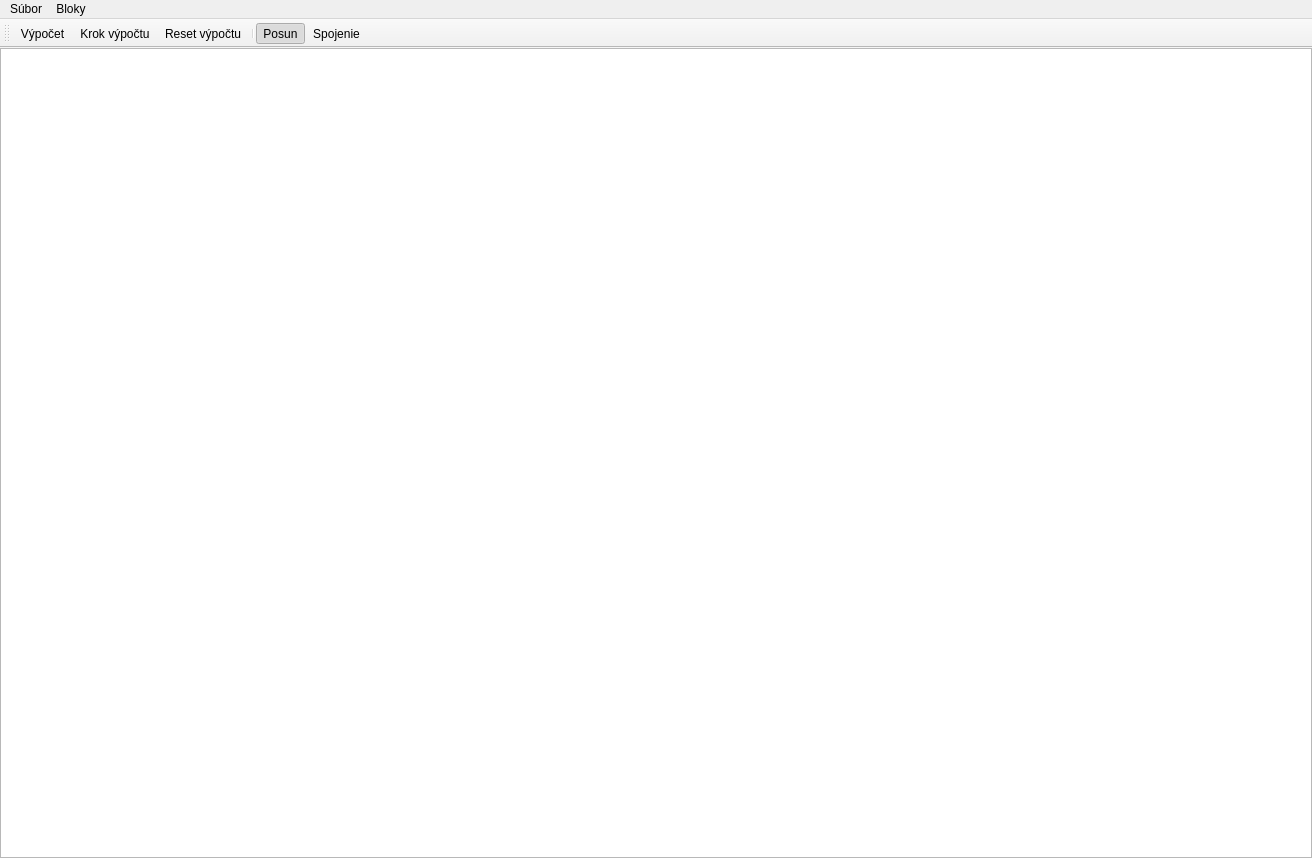
<?xml version="1.0" encoding="UTF-8"?>
<ui version="4.0">
 <class>MainWindow</class>
 <widget class="QMainWindow" name="MainWindow">
  <property name="geometry">
   <rect>
    <x>0</x>
    <y>0</y>
    <width>1312</width>
    <height>858</height>
   </rect>
  </property>
  <property name="windowTitle">
   <string>MainWindow</string>
  </property>
  <widget class="QWidget" name="centralWidget">
   <property name="layoutDirection">
    <enum>Qt::LeftToRight</enum>
   </property>
   <layout class="QVBoxLayout" name="verticalLayout">
    <property name="spacing">
     <number>0</number>
    </property>
    <property name="leftMargin">
     <number>0</number>
    </property>
    <property name="topMargin">
     <number>0</number>
    </property>
    <property name="rightMargin">
     <number>0</number>
    </property>
    <property name="bottomMargin">
     <number>0</number>
    </property>
    <item>
     <widget class="QGraphicsView" name="graphicsView"/>
    </item>
   </layout>
  </widget>
  <widget class="QMenuBar" name="menuBar">
   <property name="geometry">
    <rect>
     <x>0</x>
     <y>0</y>
     <width>1312</width>
     <height>18</height>
    </rect>
   </property>
   <widget class="QMenu" name="menuS_bor">
    <property name="title">
     <string>Súbor</string>
    </property>
    <addaction name="actionNovy"/>
    <addaction name="separator"/>
    <addaction name="actionOtvoritSubor"/>
    <addaction name="actionUlozitSubor"/>
    <addaction name="separator"/>
    <addaction name="actionUkoncit"/>
   </widget>
   <widget class="QMenu" name="menuBlok">
    <property name="title">
     <string>Bloky</string>
    </property>
    <widget class="QMenu" name="menuPrida">
     <property name="title">
      <string>Pridať</string>
     </property>
     <widget class="QMenu" name="menuD_ta">
      <property name="title">
       <string>Dáta</string>
      </property>
      <addaction name="actionCislo5"/>
      <addaction name="actionCislo6"/>
      <addaction name="actionCislo7"/>
     </widget>
     <widget class="QMenu" name="menuOper_cie">
      <property name="title">
       <string>Operácie</string>
      </property>
      <addaction name="actionScitanie"/>
      <addaction name="actionOdcitanie"/>
      <addaction name="actionNasobenie"/>
      <addaction name="actionDelenie"/>
      <addaction name="actionMocnina"/>
     </widget>
     <addaction name="menuD_ta"/>
     <addaction name="menuOper_cie"/>
    </widget>
    <addaction name="separator"/>
    <addaction name="menuPrida"/>
    <addaction name="actionZmazat"/>
   </widget>
   <addaction name="menuS_bor"/>
   <addaction name="menuBlok"/>
  </widget>
  <widget class="QToolBar" name="mainToolBar">
   <attribute name="toolBarArea">
    <enum>TopToolBarArea</enum>
   </attribute>
   <attribute name="toolBarBreak">
    <bool>false</bool>
   </attribute>
   <addaction name="actionVypocet"/>
   <addaction name="actionKrokvypoctu"/>
   <addaction name="actionReset_vypoctu"/>
   <addaction name="separator"/>
   <addaction name="actionPosun"/>
   <addaction name="actionSpojenie"/>
  </widget>
  <action name="actionNovy">
   <property name="checkable">
    <bool>false</bool>
   </property>
   <property name="text">
    <string>Nový</string>
   </property>
  </action>
  <action name="actionOtvoritSubor">
   <property name="text">
    <string>Otvoriť</string>
   </property>
  </action>
  <action name="actionUlozitSubor">
   <property name="text">
    <string>Uložiť</string>
   </property>
  </action>
  <action name="actionUkoncit">
   <property name="text">
    <string>Ukončiť</string>
   </property>
  </action>
  <action name="actionPosun">
   <property name="checkable">
    <bool>true</bool>
   </property>
   <property name="checked">
    <bool>true</bool>
   </property>
   <property name="text">
    <string>Posun</string>
   </property>
  </action>
  <action name="actionSpojenie">
   <property name="checkable">
    <bool>true</bool>
   </property>
   <property name="text">
    <string>Spojenie</string>
   </property>
  </action>
  <action name="actionVypocet">
   <property name="text">
    <string>Výpočet</string>
   </property>
   <property name="shortcut">
    <string>Return</string>
   </property>
  </action>
  <action name="actionKrokvypoctu">
   <property name="text">
    <string>Krok výpočtu</string>
   </property>
  </action>
  <action name="actionCislo5">
   <property name="text">
    <string>Číslo 5</string>
   </property>
  </action>
  <action name="actionScitanie">
   <property name="text">
    <string>Sčítanie</string>
   </property>
  </action>
  <action name="actionOdcitanie">
   <property name="text">
    <string>Odčítanie</string>
   </property>
  </action>
  <action name="actionNasobenie">
   <property name="text">
    <string>Násobenie</string>
   </property>
  </action>
  <action name="actionDelenie">
   <property name="text">
    <string>Delenie</string>
   </property>
  </action>
  <action name="actionMocnina">
   <property name="text">
    <string>Mocnina</string>
   </property>
  </action>
  <action name="actionZmazat">
   <property name="text">
    <string>Zmazať</string>
   </property>
   <property name="shortcut">
    <string>Del</string>
   </property>
  </action>
  <action name="actionReset_vypoctu">
   <property name="text">
    <string>Reset výpočtu</string>
   </property>
  </action>
  <action name="actionCislo6">
   <property name="text">
    <string>Číslo 6</string>
   </property>
  </action>
  <action name="actionCislo7">
   <property name="text">
    <string>Číslo 7</string>
   </property>
  </action>
 </widget>
 <layoutdefault spacing="6" margin="11"/>
 <resources/>
 <connections>
  <connection>
   <sender>actionUkoncit</sender>
   <signal>triggered()</signal>
   <receiver>MainWindow</receiver>
   <slot>close()</slot>
   <hints>
    <hint type="sourcelabel">
     <x>-1</x>
     <y>-1</y>
    </hint>
    <hint type="destinationlabel">
     <x>199</x>
     <y>149</y>
    </hint>
   </hints>
  </connection>
 </connections>
</ui>
